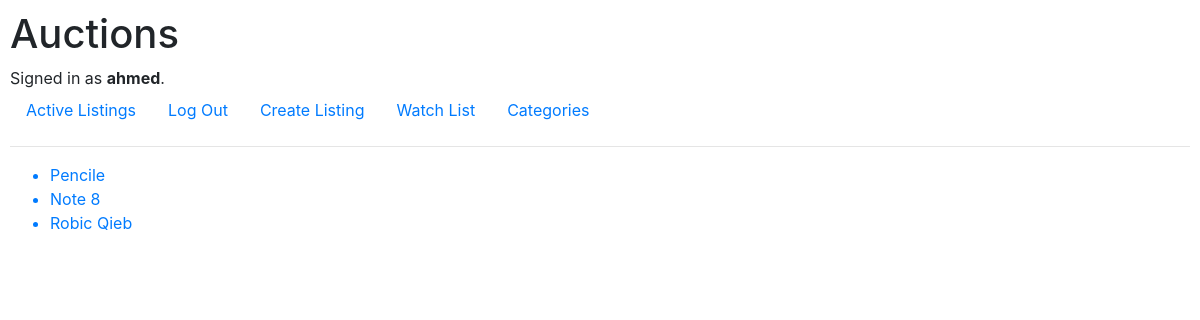
The page /watchlist (signed in) on the database as committed earlier.
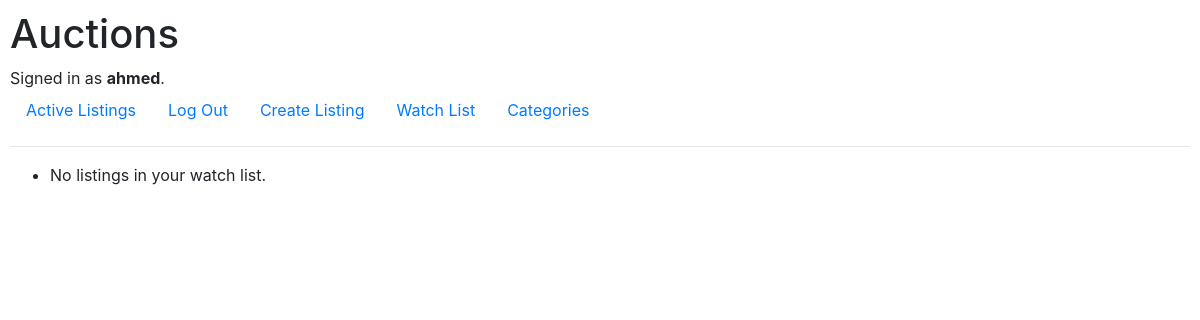
The same page on the database as committed later.
### auctions/models.py (models this page shows, shortened)
class User(AbstractUser):
    watchlist = models.ManyToManyField("AuctionListing", related_name="watchlist_user")

class AuctionListing(models.Model):
    status = models.BooleanField(default=True)
    title = models.CharField(max_length=100, blank=False)
    description = models.TextField(blank=False)
    image = models.URLField(blank=True)
    starting_price = models.DecimalField(max_digits=8, decimal_places=2, blank=False, validators=[MinValueValidator(0.01)])
    current_price = models.DecimalField(max_digits=8, decimal_places=2, validators=[MinValueValidator(0.01)])
    created_at = models.DateTimeField(auto_now_add=True)
    bidding_count = models.IntegerField(default=0)
    seller = models.ForeignKey(User, related_name="auction_listing", on_delete=models.CASCADE, blank=False)
    category = models.ForeignKey(Category, related_name="auction_listing", on_delete=models.SET_DEFAULT, default=1)

### auctions/views.py (the view, shortened to what this page needs)
# urls.py: path("watchlist", views.watchlist, name="watchlist"),
@login_required(login_url="login")
def watchlist(request):
    user = request.user
    listings = user.watchlist.all() # Retrieve watchlist items.
    return render(request, "auctions/watchlist.html", {
        "listings": listings
    })

### auctions/templates/auctions/watchlist.html
{% extends "auctions/layout.html" %}
{% block body %}
    <ul>
        {% for listing in listings %}
            <a href="{% url 'listing' listing.id %}">
                <li>{{ listing.title }}</li>
            </a>
        {% empty %}
            <li>No listings in your watch list.</li>
        {% endfor %}
    </ul>
{% endblock %}

### auctions/templates/auctions/layout.html (shortened to what this page needs)
{% load static %}
<!DOCTYPE html>
<html lang="en">
    <head>
        <link rel="stylesheet" href="https://stackpath.bootstrapcdn.com/bootstrap/4.4.1/css/bootstrap.min.css">
        <link href="{% static 'auctions/styles.css' %}" rel="stylesheet">
    </head>
    <body>
        <h1>Auctions</h1>
        <div>
            {% if user.is_authenticated %}
                Signed in as <strong>{{ user.username }}</strong>.
            {% else %}
                Not signed in.
            {% endif %}
        </div>
        <ul class="nav">
            <li class="nav-item">
                <a class="nav-link" href="{% url 'index' %}">Active Listings</a>
            </li>
            {% if user.is_authenticated %}
                <li class="nav-item">
                    <a class="nav-link" href="{% url 'logout' %}">Log Out</a>
                </li>
                <li class="nav-item">
                    <a class="nav-link" href="{% url 'create_listing' %}">Create Listing</a>
                </li>
                <li class="nav-item">
                    <a class="nav-link" href="{% url 'watchlist' %}">Watch List</a>
                </li>
                <li class="nav-item">
                    <a class="nav-link" href="{% url 'category' %}">Categories</a>
                </li>
            {% endif %}
        </ul>
        <hr>
        {% block body %}
        {% endblock %}
    </body>
</html>

### auctions/static/auctions/styles.css (style rules this page uses)
body { padding: 10px; }

Rows that differ between the two databases and show on the page:
removed AuctionListing: title "Pencile"
removed AuctionListing: title "Note 8"
removed AuctionListing: title "Robic Qieb"
Other text that changed with them:
text now shown: "No listings in your watch list."
